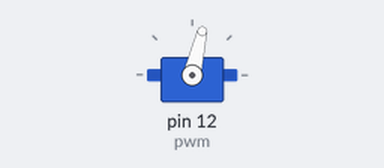
The program below on a simulated Raspberry Pi (header pin numbers). On the bench: servo. Servo angles are drawn from the pulse width (0.5 ms = 0°, 2.5 ms = 180°). At 2.3 s the program stops and its outputs stay as they are.

Above: at 1.3 s.
Timing chart, 0 to 2.8 s (numbered marks = the images above):
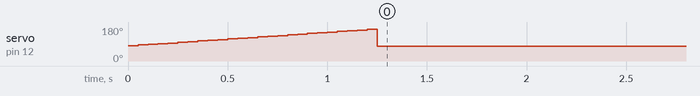

The program:

servomoteurs.py
```python
import RPi.GPIO as GPIO
from time import sleep

#variables positions
pos_vert = 11.5

#port
port = 12

#fonction pour l'angle
def servo_vert():
    GPIO.setmode(GPIO.BOARD)
    GPIO.setup(12, GPIO.OUT)
    GPIO.setwarnings(False)
    pwm = GPIO.PWM(12,50)
    pwm.start(0)
    pwm.ChangeDutyCycle(6.8)
    sleep(1)
    pwm.stop()
    GPIO.cleanup()

def servo_hori():
    GPIO.setmode(GPIO.BOARD)
    GPIO.setup(12, GPIO.OUT)
    GPIO.setwarnings(False)
    pwm = GPIO.PWM(12,50)
    pwm.start(0)
    for i in range(0,500, 20):
        pwm.ChangeDutyCycle(7+i/100)
        sleep(0.05)
    #pwm.ChangeDutyCycle(10)

    #pwm.ChangeDutyCycle(11.5)
    #sleep(1)
    pwm.stop()
    GPIO.cleanup()

#aller en pos horizontale
servo_hori()

#aller en pos verticale
servo_vert()
```

Measured:
- by itself, servo on pin 12 (pwm): rises from 81° to 167° in 1.2 s, then falls to 77° in 0.05 s
